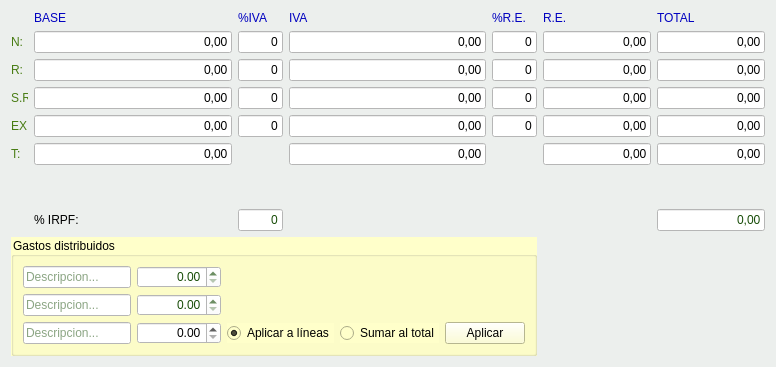
     <widget class="QWidget" name="tab_8">
      <property name="styleSheet">
       <string notr="true">background-color: #ecefed;</string>
      </property>
      <attribute name="title">
       <string>Desglose</string>
      </attribute>
      <layout class="QGridLayout" name="gridLayout_6">
       <item row="0" column="1">
        <widget class="QLabel" name="label_28">
         <property name="styleSheet">
          <string notr="true">color: rgb(0, 0, 192);</string>
         </property>
         <property name="text">
          <string>BASE</string>
         </property>
        </widget>
       </item>
       <item row="0" column="2">
        <widget class="QLabel" name="label_55">
         <property name="styleSheet">
          <string notr="true">color: rgb(0, 0, 192);</string>
         </property>
         <property name="text">
          <string>%IVA</string>
         </property>
        </widget>
       </item>
       <item row="0" column="3">
        <widget class="QLabel" name="label_56">
         <property name="styleSheet">
          <string notr="true">color: rgb(0, 0, 192);</string>
         </property>
         <property name="text">
          <string>IVA</string>
         </property>
        </widget>
       </item>
       <item row="0" column="4">
        <widget class="QLabel" name="label_57">
         <property name="styleSheet">
          <string notr="true">color: rgb(0, 0, 192);</string>
         </property>
         <property name="text">
          <string>%R.E.</string>
         </property>
        </widget>
       </item>
       <item row="0" column="5">
        <widget class="QLabel" name="label_58">
         <property name="styleSheet">
          <string notr="true">color: rgb(0, 0, 192);</string>
         </property>
         <property name="text">
          <string>R.E.</string>
         </property>
        </widget>
       </item>
       <item row="0" column="6">
        <widget class="QLabel" name="label_59">
         <property name="styleSheet">
          <string notr="true">color: rgb(0, 0, 192);</string>
         </property>
         <property name="text">
          <string>TOTAL</string>
         </property>
        </widget>
       </item>
       <item row="1" column="0">
        <widget class="QLabel" name="label_2">
         <property name="maximumSize">
          <size>
           <width>17</width>
           <height>16777215</height>
          </size>
         </property>
         <property name="styleSheet">
          <string notr="true">color: rgb(72, 124, 19);</string>
         </property>
         <property name="text">
          <string>N:</string>
         </property>
        </widget>
       </item>
       <item row="1" column="1">
        <widget class="QLineEdit" name="txtrBase1">
         <property name="styleSheet">
          <string notr="true">background-color: rgb(255, 255, 255);</string>
         </property>
         <property name="text">
          <string>0,00</string>
         </property>
         <property name="alignment">
          <set>Qt::AlignRight|Qt::AlignTrailing|Qt::AlignVCenter</set>
         </property>
         <property name="readOnly">
          <bool>true</bool>
         </property>
        </widget>
       </item>
       <item row="1" column="2">
        <widget class="QLineEdit" name="txtnPorcentajeIva1">
         <property name="maximumSize">
          <size>
           <width>45</width>
           <height>16777215</height>
          </size>
         </property>
         <property name="styleSheet">
          <string notr="true">background-color: rgb(255, 255, 255);</string>
         </property>
         <property name="text">
          <string>0</string>
         </property>
         <property name="alignment">
          <set>Qt::AlignRight|Qt::AlignTrailing|Qt::AlignVCenter</set>
         </property>
         <property name="readOnly">
          <bool>true</bool>
         </property>
        </widget>
       </item>
       <item row="1" column="3">
        <widget class="QLineEdit" name="txtrIVA1">
         <property name="styleSheet">
          <string notr="true">background-color: rgb(255, 255, 255);</string>
         </property>
         <property name="text">
          <string>0,00</string>
         </property>
         <property name="alignment">
          <set>Qt::AlignRight|Qt::AlignTrailing|Qt::AlignVCenter</set>
         </property>
         <property name="readOnly">
          <bool>true</bool>
         </property>
        </widget>
       </item>
       <item row="1" column="4">
        <widget class="QLineEdit" name="txtnRec1">
         <property name="maximumSize">
          <size>
           <width>45</width>
           <height>16777215</height>
          </size>
         </property>
         <property name="styleSheet">
          <string notr="true">background-color: rgb(255, 255, 255);</string>
         </property>
         <property name="text">
          <string>0</string>
         </property>
         <property name="alignment">
          <set>Qt::AlignRight|Qt::AlignTrailing|Qt::AlignVCenter</set>
         </property>
         <property name="readOnly">
          <bool>true</bool>
         </property>
        </widget>
       </item>
       <item row="1" column="5">
        <widget class="QLineEdit" name="txtrRecargoEq1">
         <property name="styleSheet">
          <string notr="true">background-color: rgb(255, 255, 255);</string>
         </property>
         <property name="text">
          <string>0,00</string>
         </property>
         <property name="alignment">
          <set>Qt::AlignRight|Qt::AlignTrailing|Qt::AlignVCenter</set>
         </property>
         <property name="readOnly">
          <bool>true</bool>
         </property>
        </widget>
       </item>
       <item row="1" column="6">
        <widget class="QLineEdit" name="txtrTotal1">
         <property name="styleSheet">
          <string notr="true">background-color: rgb(255, 255, 255);</string>
         </property>
         <property name="text">
          <string>0,00</string>
         </property>
         <property name="alignment">
          <set>Qt::AlignRight|Qt::AlignTrailing|Qt::AlignVCenter</set>
         </property>
         <property name="readOnly">
          <bool>true</bool>
         </property>
        </widget>
       </item>
       <item row="2" column="0">
        <widget class="QLabel" name="label_25">
         <property name="maximumSize">
          <size>
           <width>17</width>
           <height>16777215</height>
          </size>
         </property>
         <property name="styleSheet">
          <string notr="true">color: rgb(72, 124, 19);</string>
         </property>
         <property name="text">
          <string>R:</string>
         </property>
        </widget>
       </item>
       <item row="2" column="1">
        <widget class="QLineEdit" name="txtrBase2">
         <property name="styleSheet">
          <string notr="true">background-color: rgb(255, 255, 255);</string>
         </property>
         <property name="text">
          <string>0,00</string>
         </property>
         <property name="alignment">
          <set>Qt::AlignRight|Qt::AlignTrailing|Qt::AlignVCenter</set>
         </property>
         <property name="readOnly">
          <bool>true</bool>
         </property>
        </widget>
       </item>
       <item row="2" column="2">
        <widget class="QLineEdit" name="txtnPorcentajeIva2">
         <property name="maximumSize">
          <size>
           <width>45</width>
           <height>16777215</height>
          </size>
         </property>
         <property name="styleSheet">
          <string notr="true">background-color: rgb(255, 255, 255);</string>
         </property>
         <property name="text">
          <string>0</string>
         </property>
         <property name="alignment">
          <set>Qt::AlignRight|Qt::AlignTrailing|Qt::AlignVCenter</set>
         </property>
         <property name="readOnly">
          <bool>true</bool>
         </property>
        </widget>
       </item>
       <item row="2" column="3">
        <widget class="QLineEdit" name="txtrIVA2">
         <property name="styleSheet">
          <string notr="true">background-color: rgb(255, 255, 255);</string>
         </property>
         <property name="text">
          <string>0,00</string>
         </property>
         <property name="alignment">
          <set>Qt::AlignRight|Qt::AlignTrailing|Qt::AlignVCenter</set>
         </property>
         <property name="readOnly">
          <bool>true</bool>
         </property>
        </widget>
       </item>
       <item row="2" column="4">
        <widget class="QLineEdit" name="txtnRec2">
         <property name="maximumSize">
          <size>
           <width>45</width>
           <height>16777215</height>
          </size>
         </property>
         <property name="styleSheet">
          <string notr="true">background-color: rgb(255, 255, 255);</string>
         </property>
         <property name="text">
          <string>0</string>
         </property>
         <property name="alignment">
          <set>Qt::AlignRight|Qt::AlignTrailing|Qt::AlignVCenter</set>
         </property>
         <property name="readOnly">
          <bool>true</bool>
         </property>
        </widget>
       </item>
       <item row="2" column="5">
        <widget class="QLineEdit" name="txtrRecargoEq2">
         <property name="styleSheet">
          <string notr="true">background-color: rgb(255, 255, 255);</string>
         </property>
         <property name="text">
          <string>0,00</string>
         </property>
         <property name="alignment">
          <set>Qt::AlignRight|Qt::AlignTrailing|Qt::AlignVCenter</set>
         </property>
         <property name="readOnly">
          <bool>true</bool>
         </property>
        </widget>
       </item>
       <item row="2" column="6">
        <widget class="QLineEdit" name="txtrTotal2">
         <property name="styleSheet">
          <string notr="true">background-color: rgb(255, 255, 255);</string>
         </property>
         <property name="text">
          <string>0,00</string>
         </property>
         <property name="alignment">
          <set>Qt::AlignRight|Qt::AlignTrailing|Qt::AlignVCenter</set>
         </property>
         <property name="readOnly">
          <bool>true</bool>
         </property>
        </widget>
       </item>
       <item row="3" column="0">
        <widget class="QLabel" name="label_26">
         <property name="maximumSize">
          <size>
           <width>17</width>
           <height>16777215</height>
          </size>
         </property>
         <property name="styleSheet">
          <string notr="true">color: rgb(72, 124, 19);</string>
         </property>
         <property name="text">
          <string>S.R.:</string>
         </property>
        </widget>
       </item>
       <item row="3" column="1">
        <widget class="QLineEdit" name="txtrBase3">
         <property name="styleSheet">
          <string notr="true">background-color: rgb(255, 255, 255);</string>
         </property>
         <property name="text">
          <string>0,00</string>
         </property>
         <property name="alignment">
          <set>Qt::AlignRight|Qt::AlignTrailing|Qt::AlignVCenter</set>
         </property>
         <property name="readOnly">
          <bool>true</bool>
         </property>
        </widget>
       </item>
       <item row="3" column="2">
        <widget class="QLineEdit" name="txtnPorcentajeIva3">
         <property name="maximumSize">
          <size>
           <width>45</width>
           <height>16777215</height>
          </size>
         </property>
         <property name="styleSheet">
          <string notr="true">background-color: rgb(255, 255, 255);</string>
         </property>
         <property name="text">
          <string>0</string>
         </property>
         <property name="alignment">
          <set>Qt::AlignRight|Qt::AlignTrailing|Qt::AlignVCenter</set>
         </property>
         <property name="readOnly">
          <bool>true</bool>
         </property>
        </widget>
       </item>
       <item row="3" column="3">
        <widget class="QLineEdit" name="txtrIVA3">
         <property name="styleSheet">
          <string notr="true">background-color: rgb(255, 255, 255);</string>
         </property>
         <property name="text">
          <string>0,00</string>
         </property>
         <property name="alignment">
          <set>Qt::AlignRight|Qt::AlignTrailing|Qt::AlignVCenter</set>
         </property>
         <property name="readOnly">
          <bool>true</bool>
         </property>
        </widget>
       </item>
       <item row="3" column="4">
        <widget class="QLineEdit" name="txtnRec3">
         <property name="maximumSize">
          <size>
           <width>45</width>
           <height>16777215</height>
          </size>
         </property>
         <property name="styleSheet">
          <string notr="true">background-color: rgb(255, 255, 255);</string>
         </property>
         <property name="text">
          <string>0</string>
         </property>
         <property name="alignment">
          <set>Qt::AlignRight|Qt::AlignTrailing|Qt::AlignVCenter</set>
         </property>
         <property name="readOnly">
          <bool>true</bool>
         </property>
        </widget>
       </item>
       <item row="3" column="5">
        <widget class="QLineEdit" name="txtrRecargoEq3">
         <property name="styleSheet">
          <string notr="true">background-color: rgb(255, 255, 255);</string>
         </property>
         <property name="text">
          <string>0,00</string>
         </property>
         <property name="alignment">
          <set>Qt::AlignRight|Qt::AlignTrailing|Qt::AlignVCenter</set>
         </property>
         <property name="readOnly">
          <bool>true</bool>
         </property>
        </widget>
       </item>
       <item row="3" column="6">
        <widget class="QLineEdit" name="txtrTotal3">
         <property name="styleSheet">
          <string notr="true">background-color: rgb(255, 255, 255);</string>
         </property>
         <property name="text">
          <string>0,00</string>
         </property>
         <property name="alignment">
          <set>Qt::AlignRight|Qt::AlignTrailing|Qt::AlignVCenter</set>
         </property>
         <property name="readOnly">
          <bool>true</bool>
         </property>
        </widget>
       </item>
       <item row="4" column="0">
        <widget class="QLabel" name="label_27">
         <property name="maximumSize">
          <size>
           <width>17</width>
           <height>16777215</height>
          </size>
         </property>
         <property name="styleSheet">
          <string notr="true">color: rgb(72, 124, 19);</string>
         </property>
         <property name="text">
          <string>EX.:</string>
         </property>
        </widget>
       </item>
       <item row="4" column="1">
        <widget class="QLineEdit" name="txtrBase4">
         <property name="styleSheet">
          <string notr="true">background-color: rgb(255, 255, 255);</string>
         </property>
         <property name="text">
          <string>0,00</string>
         </property>
         <property name="alignment">
          <set>Qt::AlignRight|Qt::AlignTrailing|Qt::AlignVCenter</set>
         </property>
         <property name="readOnly">
          <bool>true</bool>
         </property>
        </widget>
       </item>
       <item row="4" column="2">
        <widget class="QLineEdit" name="txtnPorcentajeIva4">
         <property name="maximumSize">
          <size>
           <width>45</width>
           <height>16777215</height>
          </size>
         </property>
         <property name="styleSheet">
          <string notr="true">background-color: rgb(255, 255, 255);</string>
         </property>
         <property name="text">
          <string>0</string>
         </property>
         <property name="alignment">
          <set>Qt::AlignRight|Qt::AlignTrailing|Qt::AlignVCenter</set>
         </property>
         <property name="readOnly">
          <bool>true</bool>
         </property>
        </widget>
       </item>
       <item row="4" column="3">
        <widget class="QLineEdit" name="txtrIVA4">
         <property name="styleSheet">
          <string notr="true">background-color: rgb(255, 255, 255);</string>
         </property>
         <property name="text">
          <string>0,00</string>
         </property>
         <property name="alignment">
          <set>Qt::AlignRight|Qt::AlignTrailing|Qt::AlignVCenter</set>
         </property>
         <property name="readOnly">
          <bool>true</bool>
         </property>
        </widget>
       </item>
       <item row="4" column="4">
        <widget class="QLineEdit" name="txtnRec4">
         <property name="maximumSize">
          <size>
           <width>45</width>
           <height>16777215</height>
          </size>
         </property>
         <property name="styleSheet">
          <string notr="true">background-color: rgb(255, 255, 255);</string>
         </property>
         <property name="text">
          <string>0</string>
         </property>
         <property name="alignment">
          <set>Qt::AlignRight|Qt::AlignTrailing|Qt::AlignVCenter</set>
         </property>
         <property name="readOnly">
          <bool>true</bool>
         </property>
        </widget>
       </item>
       <item row="4" column="5">
        <widget class="QLineEdit" name="txtrRecargoEq4">
         <property name="styleSheet">
          <string notr="true">background-color: rgb(255, 255, 255);</string>
         </property>
         <property name="text">
          <string>0,00</string>
         </property>
         <property name="alignment">
          <set>Qt::AlignRight|Qt::AlignTrailing|Qt::AlignVCenter</set>
         </property>
         <property name="readOnly">
          <bool>true</bool>
         </property>
        </widget>
       </item>
       <item row="4" column="6">
        <widget class="QLineEdit" name="txtrTotal4">
         <property name="styleSheet">
          <string notr="true">background-color: rgb(255, 255, 255);</string>
         </property>
         <property name="text">
          <string>0,00</string>
         </property>
         <property name="alignment">
          <set>Qt::AlignRight|Qt::AlignTrailing|Qt::AlignVCenter</set>
         </property>
         <property name="readOnly">
          <bool>true</bool>
         </property>
        </widget>
       </item>
       <item row="5" column="0">
        <widget class="QLabel" name="label_29">
         <property name="maximumSize">
          <size>
           <width>17</width>
           <height>16777215</height>
          </size>
         </property>
         <property name="styleSheet">
          <string notr="true">color: rgb(72, 124, 19);</string>
         </property>
         <property name="text">
          <string>T:</string>
         </property>
        </widget>
       </item>
       <item row="5" column="1">
        <widget class="QLineEdit" name="txtrBaseTotal_2">
         <property name="styleSheet">
          <string notr="true">background-color: rgb(255, 255, 255);</string>
         </property>
         <property name="text">
          <string>0,00</string>
         </property>
         <property name="alignment">
          <set>Qt::AlignRight|Qt::AlignTrailing|Qt::AlignVCenter</set>
         </property>
         <property name="readOnly">
          <bool>true</bool>
         </property>
        </widget>
       </item>
       <item row="5" column="3">
        <widget class="QLineEdit" name="txtrTotalIVA_2">
         <property name="styleSheet">
          <string notr="true">background-color: rgb(255, 255, 255);</string>
         </property>
         <property name="text">
          <string>0,00</string>
         </property>
         <property name="alignment">
          <set>Qt::AlignRight|Qt::AlignTrailing|Qt::AlignVCenter</set>
         </property>
         <property name="readOnly">
          <bool>true</bool>
         </property>
        </widget>
       </item>
       <item row="5" column="5">
        <widget class="QLineEdit" name="txtrTotalRecargoEq_2">
         <property name="styleSheet">
          <string notr="true">background-color: rgb(255, 255, 255);</string>
         </property>
         <property name="text">
          <string>0,00</string>
         </property>
         <property name="alignment">
          <set>Qt::AlignRight|Qt::AlignTrailing|Qt::AlignVCenter</set>
         </property>
         <property name="readOnly">
          <bool>true</bool>
         </property>
        </widget>
       </item>
       <item row="5" column="6">
        <widget class="QLineEdit" name="txtrTotal_2">
         <property name="styleSheet">
          <string notr="true">background-color: rgb(255, 255, 255);</string>
         </property>
         <property name="text">
          <string>0,00</string>
         </property>
         <property name="alignment">
          <set>Qt::AlignRight|Qt::AlignTrailing|Qt::AlignVCenter</set>
         </property>
         <property name="readOnly">
          <bool>true</bool>
         </property>
        </widget>
       </item>
       <item row="6" column="2">
        <spacer name="verticalSpacer_6">
         <property name="orientation">
          <enum>Qt::Vertical</enum>
         </property>
         <property name="sizeHint" stdset="0">
          <size>
           <width>20</width>
           <height>38</height>
          </size>
         </property>
        </spacer>
       </item>
       <item row="6" column="3">
        <spacer name="verticalSpacer_8">
         <property name="orientation">
          <enum>Qt::Vertical</enum>
         </property>
         <property name="sizeHint" stdset="0">
          <size>
           <width>20</width>
           <height>38</height>
          </size>
         </property>
        </spacer>
       </item>
       <item row="7" column="1">
        <widget class="QLabel" name="lblIRPF">
         <property name="text">
          <string>% IRPF:</string>
         </property>
        </widget>
       </item>
       <item row="7" column="2">
        <widget class="QLineEdit" name="txtnIRPF">
         <property name="enabled">
          <bool>false</bool>
         </property>
         <property name="maximumSize">
          <size>
           <width>45</width>
           <height>16777215</height>
          </size>
         </property>
         <property name="styleSheet">
          <string notr="true">background-color: rgb(255, 255, 255);
color: rgb(23, 76, 7);</string>
         </property>
         <property name="text">
          <string>0</string>
         </property>
         <property name="alignment">
          <set>Qt::AlignRight|Qt::AlignTrailing|Qt::AlignVCenter</set>
         </property>
        </widget>
       </item>
       <item row="7" column="6">
        <widget class="QLineEdit" name="txtrImporteIRPF">
         <property name="enabled">
          <bool>false</bool>
         </property>
         <property name="styleSheet">
          <string notr="true">background-color: rgb(255, 255, 255);
color: rgb(23, 76, 7);</string>
         </property>
         <property name="text">
          <string>0,00</string>
         </property>
         <property name="alignment">
          <set>Qt::AlignRight|Qt::AlignTrailing|Qt::AlignVCenter</set>
         </property>
        </widget>
       </item>
       <item row="8" column="0" colspan="5">
        <widget class="QGroupBox" name="groupBox_2">
         <property name="styleSheet">
          <string notr="true">background-color: rgb(255, 255, 202);</string>
         </property>
         <property name="title">
          <string>Gastos distribuidos</string>
         </property>
         <layout class="QGridLayout" name="gridLayout_11">
          <item row="2" column="3">
           <widget class="QRadioButton" name="GastoDist_toTotal">
            <property name="text">
             <string>Sumar al total</string>
            </property>
           </widget>
          </item>
          <item row="2" column="0">
           <widget class="QLineEdit" name="txtGastoDist3">
            <property name="styleSheet">
             <string notr="true">background-color: rgb(255, 255, 255);
color: rgb(23, 76, 7);</string>
            </property>
            <property name="placeholderText">
             <string>Descripcion...</string>
            </property>
           </widget>
          </item>
          <item row="2" column="4">
           <widget class="QPushButton" name="btn_AplyGastoDist">
            <property name="text">
             <string>Aplicar</string>
            </property>
           </widget>
          </item>
          <item row="0" column="1">
           <widget class="QDoubleSpinBox" name="SpinGastoDist1">
            <property name="styleSheet">
             <string notr="true">background-color: rgb(255, 255, 255);
color: rgb(23, 76, 7);</string>
            </property>
            <property name="alignment">
             <set>Qt::AlignRight|Qt::AlignTrailing|Qt::AlignVCenter</set>
            </property>
            <property name="maximum">
             <double>999999999.000000000000000</double>
            </property>
           </widget>
          </item>
          <item row="0" column="0">
           <widget class="QLineEdit" name="txtGastoDist1">
            <property name="styleSheet">
             <string notr="true">background-color: rgb(255, 255, 255);
color: rgb(23, 76, 7);</string>
            </property>
            <property name="placeholderText">
             <string>Descripcion...</string>
            </property>
           </widget>
          </item>
          <item row="2" column="1">
           <widget class="QDoubleSpinBox" name="SpinGastoDist3">
            <property name="styleSheet">
             <string notr="true">background-color: rgb(255, 255, 255);</string>
            </property>
            <property name="alignment">
             <set>Qt::AlignRight|Qt::AlignTrailing|Qt::AlignVCenter</set>
            </property>
            <property name="maximum">
             <double>999999999.000000000000000</double>
            </property>
           </widget>
          </item>
          <item row="1" column="1">
           <widget class="QDoubleSpinBox" name="SpinGastoDist2">
            <property name="styleSheet">
             <string notr="true">background-color: rgb(255, 255, 255);
color: rgb(23, 76, 7);</string>
            </property>
            <property name="alignment">
             <set>Qt::AlignRight|Qt::AlignTrailing|Qt::AlignVCenter</set>
            </property>
            <property name="maximum">
             <double>999999999.000000000000000</double>
            </property>
           </widget>
          </item>
          <item row="1" column="0">
           <widget class="QLineEdit" name="txtGastoDist2">
            <property name="styleSheet">
             <string notr="true">background-color: rgb(255, 255, 255);
color: rgb(23, 76, 7);</string>
            </property>
            <property name="placeholderText">
             <string>Descripcion...</string>
            </property>
           </widget>
          </item>
          <item row="2" column="2">
           <widget class="QRadioButton" name="GastoDist_toLineas">
            <property name="text">
             <string>Aplicar a líneas</string>
            </property>
            <property name="checked">
             <bool>true</bool>
            </property>
           </widget>
          </item>
         </layout>
        </widget>
       </item>
      </layout>
     </widget>
